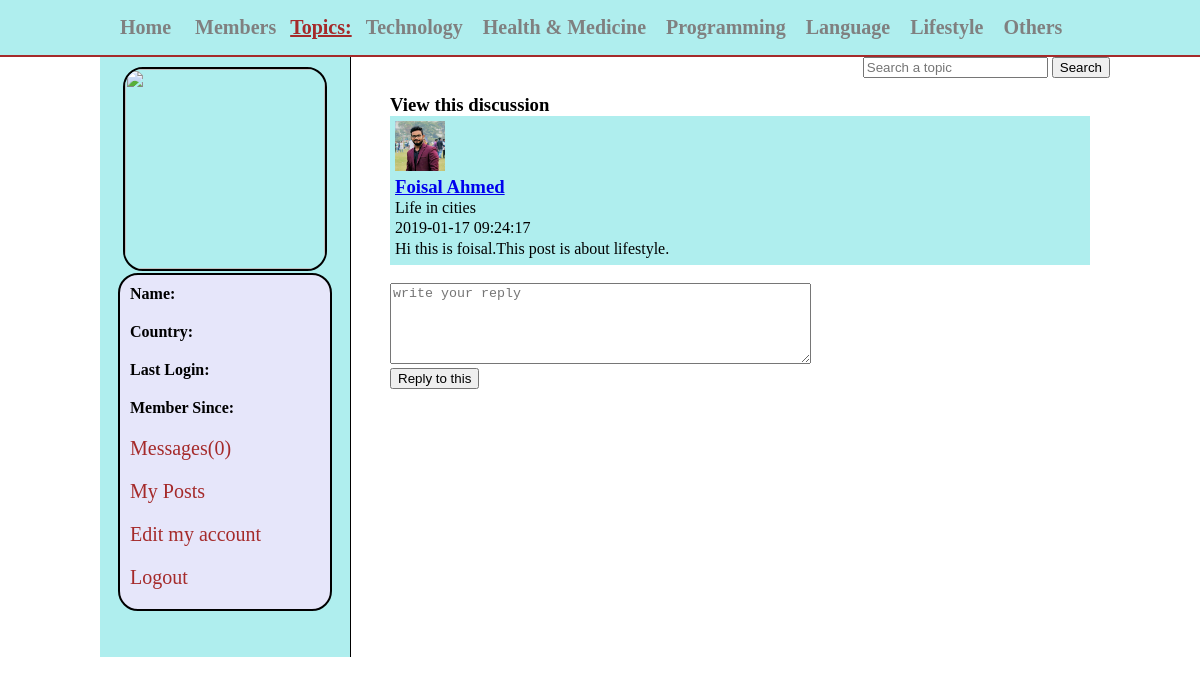
The app's page /peoplequestion/single.php?post_id=2 with its own data.
### tables this page shows
CREATE TABLE `topics` (
  `topic_id` int(11) NOT NULL,
  `topic_name` varchar(255) NOT NULL
);

CREATE TABLE `posts` (
  `post_id` int(11) NOT NULL,
  `user_id` int(11) NOT NULL,
  `topic_id` int(11) NOT NULL,
  `post_title` text NOT NULL,
  `post_content` text NOT NULL,
  `post_date` timestamp NOT NULL DEFAULT CURRENT_TIMESTAMP
);

CREATE TABLE `users` (
  `user_id` int(11) NOT NULL,
  `user_name` varchar(255) NOT NULL,
  `user_pass` varchar(255) NOT NULL,
  `user_email` varchar(255) NOT NULL,
  `user_country` text NOT NULL,
  `user_gender` text NOT NULL,
  `user_birthday` text NOT NULL,
  `user_image` text NOT NULL,
  `user_reg_date` text NOT NULL,
  `user_last_login` text NOT NULL,
  `status` text NOT NULL,
  `ver_code` int(100) NOT NULL,
  `posts` text NOT NULL
);

### peoplequestion/single.php (the view, shortened to what this page needs)
<!DOCTYPE html>
<?php
include("functions/functions.php");
?>
<html>
<head>
	<link rel="stylesheet" type="text/css" href="styles/home_style.css" media="all">
</head>
<body>
	<div class="container">
		<div id="head_warp">
			<div id="header">
				<ul id="menu">
					<li><a href="home.php"> Home</a></li>
					<li><a href="members.php"> Members</a></li>
					<strong>Topics:</strong>
					<?php
					  $get_topics="select * from topics";
					  $run_topics=mysqli_query($con,$get_topics);
					  while($row= mysqli_fetch_array($run_topics)){
						$topic_id=$row['topic_id'];
						$topic_name=$row['topic_name'];
					  echo "<li><a href='topic.php?topic=$topic_id'>$topic_name</a></li>";
					  }
					?>
				</ul>
				<form method="get" action="results.php" id="form1">
					<input type="text" name="user_query" placeholder="Search a topic">
					<input type="submit" name="search" value="Search">
				</form>
			</div>
		</div>
		<div class="content">
		    <div id="user_timeline">
				<div id="user_details">
					<?php
					  $user=$_SESSION['user_email'];
					  $get_user="select * from users where user_email='$user' ";
					  $run_user=mysqli_query($con,$get_user);
					  $row=mysqli_fetch_array($run_user);
					  $user_id=$row['user_id'];
					  $user_name=$row['user_name'];
					  $user_country=$row['user_country'];
					  $user_image=$row['user_image'];
					  $register_date=$row['user_reg_date'];
					  $last_login=$row['user_last_login'];
					  $sel_msg="select * from messages where receiver='$user_id' AND status='unread' ORDER BY 1 DESC";
					  $run_msg=mysqli_query($con,$sel_msg);
					  $count_msg=mysqli_num_rows($run_msg);
					  echo "
					  <center>
					  <img src='users/$user_image' width='200' height='200'/>
					  </center>
					  <div id='user_mention'>
					  <p><strong>Name:</strong> $user_name</p>
					  <p><strong>Country:</strong> $user_country</p>
					  <p><strong>Last Login:</strong> $last_login</p>
					  <p><strong>Member Since:</strong> $register_date</p>
					  <p><a href='my_messages.php?inbox&u_id=$user_id'>Messages($count_msg)</a></p>
					  <p><a href='my_posts.php?u_id=$user_id'>My Posts</a></p>
					  <p><a href='edit_profile.php?u_id=$user_id'>Edit my account</a></p>
					  <p><a href='logout.php'>Logout</a></p>
					  </div>
					  "
					?>
				</div>
		    </div>
		    <div id="content_timeline">
		    	<h3>View this discussion</h3>
		    	<?php
		    	single_post();
		    	?>
		    </div>
        </div>
	</div>
</body>
</html>

### peoplequestion/functions/functions.php (shortened to what this page needs)
<?php
$con=mysqli_connect("localhost","root","","peoplequestion") or die("Connetion was not etablished");
function single_post(){
	if(isset($_GET['post_id'])){
		global $con;
		$get_id=$_GET['post_id'];
	    $get_posts="select * from posts where post_id='$get_id'";
	    $run_posts=mysqli_query($con,$get_posts);
	    while($row_posts=mysqli_fetch_array($run_posts)){
		$user_id=$row_posts['user_id'];
		$post_title=$row_posts['post_title'];
		$content=$row_posts['post_content'];
		$post_date=$row_posts['post_date'];
		$user="select * from users where user_id='$user_id' AND posts='yes'";
		$run_user=mysqli_query($con,$user);
		$row_user=mysqli_fetch_array($run_user);
		$user_name=$row_user['user_name'];
		$user_image=$row_user['user_image'];
		echo "<div id='posts'>
		       <p><img src='users/$user_image' width='50' height='50'></P>
		       <h3><a href='user_profile.php?u_id=$user_id'>$user_name</a></h3>
		       <p>$post_title</p>
		       <p>$post_date</p>
		       <p>$content</p></div><br/>";
		       echo "<form action='' method='post' id='reply'>
		       <textarea cols='50' rows='5' name='comment'placeholder='write your reply'></textarea>
		       <br/>
		       <input type='submit' name='reply' value='Reply to this'/>
		       </form>";
	}
	}
}
?>

### peoplequestion/styles/home_style.css (style rules this page uses)
html, body, div, span, applet, object, iframe, h1, h2, h3, h4, h5, h6, p, blockquote, pre, a, abbr, acronym, address, big, cite, code, del, dfn, em, img, ins, kbd, q, s, samp, small, strike, strong, sub, sup, tt, var, b, u, i, center, dl, dt, dd, ol, ul, li, fieldset, form, label, legend, table, caption, tbody, tfoot, thead, tr, th, td, article, aside, canvas, details, embed, figure, figcaption, footer, header, hgroup, menu, nav, output, ruby, section, summary, time, mark, audio, video { margin: 0; padding: 0; border: 0; }
#head_warp { width: 100%; height: 35px; margin: 0 auto; border-bottom: 2px solid brown; padding:10px; background: #AFEEEE; }
#header { margin:0 auto; width: 1000px; height: 35px; }
#menu { line-height: 35px; padding: 0; margin:0; float: left; }
#menu li { display: inline; list-style: none; }
#menu a { margin:5px; padding: 5px; text-decoration: none; color: gray; font-size: 20px; font-weight: bold; }
#menu strong { font-size: 20px; text-decoration: underline; color: brown; }
#form1 { float: right; line-height: 35px; padding-top: 3px; }
.content { width:1000px; margin:0 auto; }
#user_timeline { background: #AFEEEE; width:250px; float: left; height: 600px; border-right: 1px solid black; }
#user_details { padding: 10px; }
#user_details img { border:2px solid black; border-radius: 20px; }
#user_details p { margin-bottom: 10px; padding: 5px; }
#user_details a { color:brown; font-size:20px; text-decoration:none; }
#user_mention { background: #E6E6FA; border:2px solid black; border-radius: 20px; width: 200px; margin:0 auto; padding: 5px; }
#content_timeline { float: right; width: 700px; padding:10px; }
#posts { line-height: 1.3em; padding: 5px; background: #AFEEEE; }

### records on screen
topics: topic_name "Technology"
topics: topic_name "Health & Medicine"
topics: topic_name "Programming"
topics: topic_name "Language"
topics: topic_name "Lifestyle"
topics: topic_name "Others"
posts: user.user_image (picture), user.user_name "Foisal Ahmed", post_title "Life in cities", post_date "2019-01-17 09:24:17", post_content "Hi this is foisal.This post is about lifestyle."

### other values on screen
$count_msg "0"
